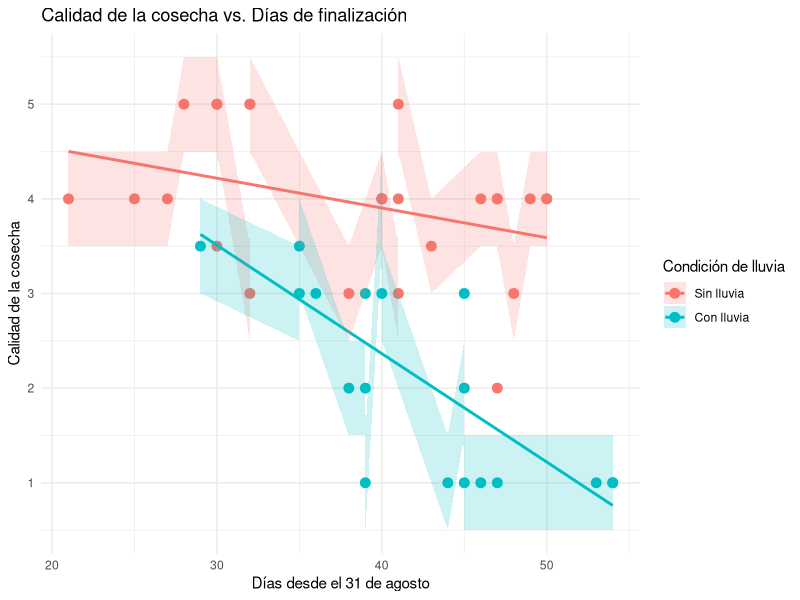
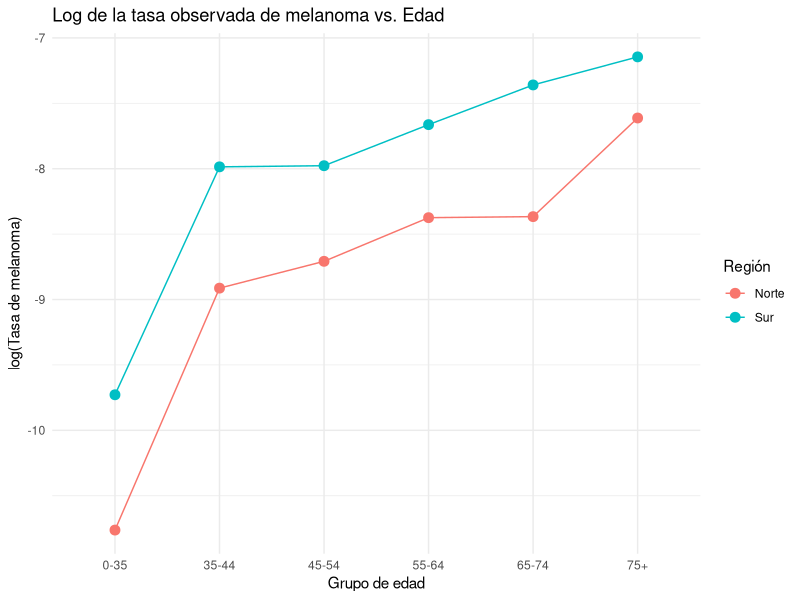
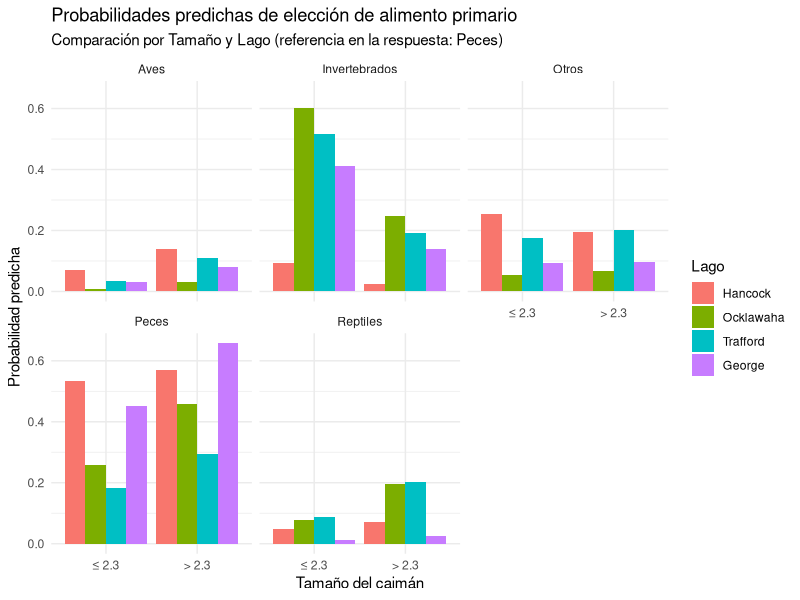
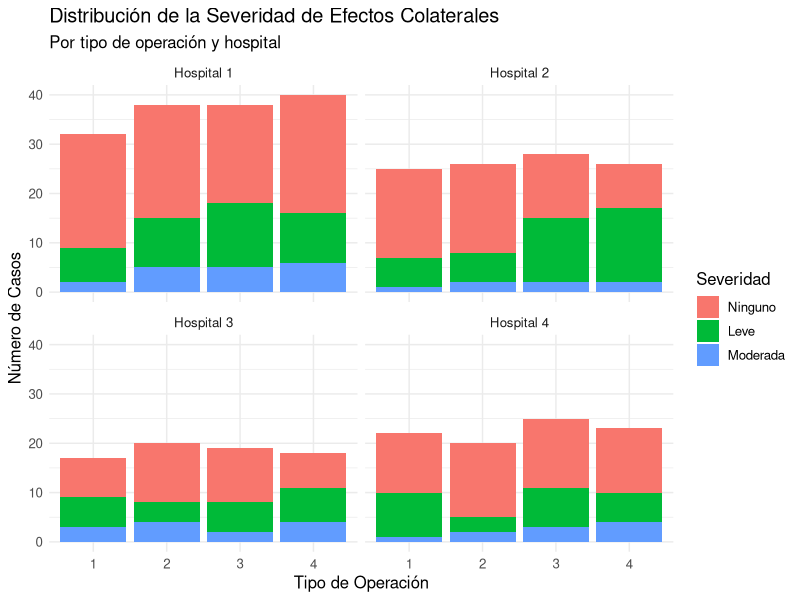

Here is the R script that generated these plots, in order:
## ---- chunk 1
library(ggplot2)
library(knitr)
library(broom)

# --- Definir los datos manualmente ---
datos <- data.frame(
  cosecha = c(1961:2004),
  calidad = c(5,4,1,3,1,4,3,2,2,4,3,1,2,1,4,3,2,4,3,1,3,5,3,1,4,4,1,4,4,5,3,1,3,3.5,4,5,4,3.5,3.5,5,3.5,4,5,4),
  dias = c(28,50,53,38,46,40,35,38,45,47,45,54,39,45,40,32,47,50,48,54,39,30,41,44,41,46,47,40,21,32,40,39,36,29,27,32,25,35,30,41,43,47,30,49),
  lluvia = c(0,0,1,0,1,0,1,1,1,0,1,1,1,1,1,0,0,0,0,1,1,0,0,1,0,0,1,0,0,0,1,1,1,1,0,0,0,1,0,0,0,0,0,0)
)

# Convertir la variable 'lluvia' en factor
datos$lluvia <- factor(datos$lluvia, levels = c(0,1), labels = c("Sin lluvia", "Con lluvia"))

# Parte (a): Presentar el gráfico de dispersión con área sombreada para la intersección y la línea de regresion para las dos condiciones,a si podemos identificar como se comportan los datos

ggplot(datos, aes(x = dias, y = calidad, color = lluvia, fill = lluvia)) +
  geom_point(size = 3) +
  geom_smooth(method = "lm", se = FALSE) +
  geom_ribbon(aes(ymin = calidad - 0.5, ymax = calidad + 0.5), alpha = 0.2, color = NA) +
  labs(title = "Calidad de la cosecha vs. Días de finalización",
       x = "Días desde el 31 de agosto",
       y = "Calidad de la cosecha",
       color = "Condición de lluvia",
       fill = "Condición de lluvia") +
  theme_minimal()


formulas <- data.frame(
  Condición = c("Sin lluvia", "Con lluvia"),
  Fórmula = c("$$y = \\beta_0 + \\beta_1 \\times dias$$", 
              "$$y = (\\beta_0 + \\beta_2) + (\\beta_1 + \\beta_3) \\times dias$$")
)
kable(formulas, escape = FALSE, caption = "Fórmulas de regresión para cada condición de lluvia")

# Parte (b): Ajuste del modelo con interacción ---


modelo <- lm(calidad ~ dias * lluvia, data = datos)
summary(modelo)

# Extraer coeficientes
coeficientes <- coef(modelo)
beta1 <- coeficientes["dias"]
beta3 <- coeficientes["dias:lluviaCon lluvia"]

# Calcular la pendiente para el grupo con lluvia
pendiente_lluvia <- beta1 + beta3

# Calcular el número de días para que la calidad disminuya en 1 unidad en presencia de lluvia
d_est <- -1 / pendiente_lluvia

# --- Cálculo del error estándar para el intervalo de confianza ---
vcov_mat <- vcov(modelo)
var_beta1 <- vcov_mat["dias", "dias"]
var_beta3 <- vcov_mat["dias:lluviaCon lluvia", "dias:lluviaCon lluvia"]
cov_beta1_beta3 <- vcov_mat["dias", "dias:lluviaCon lluvia"]

# Varianza de (beta1+beta3)
var_t <- var_beta1 + var_beta3 + 2 * cov_beta1_beta3
se_t <- sqrt(var_t)

# Método delta para calcular el error estándar de d = -1/t
se_d <- se_t / (pendiente_lluvia^2)

# Intervalo de confianza del 95%
z <- qnorm(0.975)
LI <- d_est - z * se_d
LS <- d_est + z * se_d

# Presentar resultados con knitr

resultado <- data.frame(
  Estimación = d_est,
  `Límite Inferior` = LI,
  `Límite Superior` = LS
)
kable(resultado, caption = "Intervalo de confianza para la disminución de 1 unidad en calidad con lluvia")

## ---- chunk 2
# hacer el test si el resultado es correcto, para ello calculamos las 2 estimaciones usando R, estimamos valores para Y1,Y2 y Y3
Y <- c(Y1 = 10, Y2 = 15, Y3 = 12)

# hagamos la matriz
X <- matrix(c(1, 0,   # Para Y1: theta + 0*phi
              2, -1,  # Para Y2: 2theta - phi
              1, 2),  # Para Y3: theta + 2phi
            nrow = 3, byrow = TRUE)

# Calculemos el estimador usando R
beta_hat <- solve(t(X) %*% X) %*% t(X) %*% Y

# calculemos las estimaciones de theta y de phi
theta_hat <- unname(beta_hat[1])
phi_hat   <- unname(beta_hat[2])

# comprobemos:
# Calculamos theta manualmente según la fórmula: theta=(Y1+2Y2+Y3)/6
theta_hat_manual <- (Y[1] + 2 * Y[2] + Y[3]) / 6
# Calculamos phi manualmente según la fórmula: (-Y2 + 2*Y3) / 5
phi_hat_manual <- (-Y[2] + 2 * Y[3]) / 5

# Crear una tabla de resultados:
resultados <- data.frame(
  Parámetro = c("θ", "φ"),
  Método = rep("Mínimos cuadrados", 2),
  `Est_R` = c(theta_hat, phi_hat),
  `Est_manual` = c(theta_hat_manual, phi_hat_manual)
)

# Asegurarse de que no existan nombres de fila
rownames(resultados) <- NULL

# Mostrar la tabla con knitr::kable
library(knitr)
kable(resultados, digits = 4, 
      caption = "Comparación de estimaciones de θ y φ")

## ---- chunk 3
# creamos los vectores para los datos
datos <- data.frame(
  Región = rep(c("Norte", "Sur"), each = 6),
  Edad = rep(c("0-35", "35-44", "45-54", "55-64", "65-74", "75+"), times = 2),
  Casos = c(61, 76, 98, 104, 63, 80,
            64, 75, 68, 63, 45, 27),
  Población = c(2880262, 564535, 592983, 450740, 270908, 161850,
                1074246, 220407, 198119, 134084, 70708, 34233)
)

# Hagamos el cálculo de tasa y logaritmo
datos$Tasa <- datos$Casos / datos$Población
datos$logTasa <- log(datos$Tasa)

# creamos el factor de edad para conservar el orden, 
datos$Edad <- factor(datos$Edad, levels = c("0-35", "35-44", "45-54", "55-64", "65-74", "75+"))

# creamos la gGrafica para el logTasa vs Edad diferenciados por colores

library(ggplot2)
ggplot(datos, aes(x = Edad, y = logTasa, group = Región, color = Región)) +
  geom_point(size = 3) +
  geom_line(aes(group = Región)) +
  labs(title = "Log de la tasa observada de melanoma vs. Edad",
       x = "Grupo de edad",
       y = "log(Tasa de melanoma)") +
  theme_minimal()

## ---- chunk 4
# llevamos la region al factor y aseguramos un orden con el Norte como referencia
datos$Región <- factor(datos$Región, levels = c("Norte", "Sur"))

# asjustemos el modelo de poisson con un offset(poblacion)
modelo <- glm(Casos ~ Región + Edad, 
              offset = log(Población), 
              family = poisson(link = "log"), 
              data = datos)
summary(modelo)

## ---- chunk 5
# Calculo de la rata de la desviación residual a los grados de libertad
dispersion <- sum(residuals(modelo, type = "pearson")^2) / modelo$df.residual
cat("Ratio de dispersión =", dispersion, "\n")
## ---- chunk 6
# vamos a usar VGAM, se necesita instalar el paquete en R-studio
library(VGAM)

# cramos los vectores para el análisis y configuramos las variables Lago y tamaño como factores, esto le indica a R que cuando lo use en un modelo la librería VGRAM con vglm() cree de forma automática variables dummy para cada uno de susu niveles, similar a un one-hot pero a diferencia dummy descarta una columna y de esta manera los coeficientes se interpretan en comparacion con ese nivel de referencia.

datos <- data.frame(
  Lago = rep(c("Hancock", "Ocklawaha", "Trafford", "George"), each = 2),
  Tamaño = rep(c("≤ 2.3", "> 2.3"), times = 4),
  Peces = c(23, 7, 5, 13, 5, 8, 16, 17),
  Invertebrados = c(4, 0, 11, 8, 11, 7, 19, 1),
  Reptiles = c(2, 1, 1, 6, 2, 6, 1, 0),
  Aves = c(2, 3, 0, 1, 1, 3, 2, 1),
  Otros = c(8, 5, 3, 0, 5, 5, 3, 3)
)

# Aseguremonos de reconfigurar el factor de Tamaño para que "≤ 2.3" sea el nivel de referencia como lo solicita el ejercicio
datos$Tamaño <- factor(datos$Tamaño, levels = c("≤ 2.3", "> 2.3"))

# A.
#Ajustamos el modelo utilizando VGAM vglm(), en la función multinomial() y fijamos la categoría de referencia para la respuesta solicitada y para ello usamos la primera columna cbind que corresponde a los Peces como se pide en el ejercicio.
# vamos a obtener los coeficientes para cada caegoria en función de las variables predictoras exceptuando a los Peces que es la referencia.

modelo <- vglm(cbind(Peces, Invertebrados, Reptiles, Aves, Otros) ~ Lago + Tamaño,
               family = multinomial(refLevel = 1),  # refLevel = 1 esto nos indica que "Peces" es la variable de referencia
               data = datos)

# Resumen del modelo creado
summary(modelo)

print('coeficientes del modelo')
str(coef(modelo))

# Extraer los coeficientes del modelo
coef_model <- coef(modelo)
# Ver la estructura para confirmar
str(coef_model)
# Los nombres tienen la forma "(Predictor):(Nivel)". 
# Por ejemplo: "(Intercept):1", "LagoHancock:1", "Tamaño≤ 2.3:1", etc.
coef_names <- names(coef_model)

# Dividir los nombres en dos partes utilizando ':' como separador
split_names <- strsplit(coef_names, split = ":")

# Extraer la primera parte (Predictor) y la segunda parte (Nivel de respuesta)
Predictor <- sapply(split_names, `[`, 1)
NivelRespuesta <- sapply(split_names, `[`, 2)

# Crear un data frame con la información extraída y los coeficientes
resultados <- data.frame(
  Predictor = Predictor,
  NivelRespuesta = NivelRespuesta,
  Estimate = coef_model,
  OR = exp(coef_model)
)

# Quitar nombres de fila para que no aparezcan etiquetas no deseadas
rownames(resultados) <- NULL

# Mostrar la tabla usando knitr::kable 
library(knitr)
kable(resultados, digits = 4, 
      caption = "Razones de chances (Odds Ratios) para cada categoría de alimento (referencia: Peces)")

## ---- chunk 7
# Verificamos el orden en el modelo

# hacemos una matriz de respuesta con cbind() para ver el orden
response_matrix <- cbind(Peces = datos$Peces, 
                           Invertebrados = datos$Invertebrados, 
                           Reptiles = datos$Reptiles, 
                           Aves = datos$Aves, 
                           Otros = datos$Otros)

# Extraemos los nombres de las columnas de la matriz de respuesta
response_names <- colnames(response_matrix)

# Imprimimimos los nombres para confirmar el orden
print(response_names)
## ---- chunk 8
# Creamos manualmente el data frame de nuevas combinaciones
newdata <- expand.grid(
  Tamaño = c("≤ 2.3", "> 2.3"),
  Lago = c("Hancock", "Ocklawaha", "Trafford", "George")
)

# Convertimos las variables a factor con el orden deseado
newdata$Tamaño <- factor(newdata$Tamaño, levels = c("≤ 2.3", "> 2.3"))
newdata$Lago   <- factor(newdata$Lago, levels = c("Hancock", "Ocklawaha", "Trafford", "George"))

# Comprobamos newdata
print(newdata)

# Vamos a usar newdata para hacer unas predecciones
pred <- predict(modelo, newdata = newdata, type = "response")

# La matriz 'pred' tiene 5 columnas correspondientes a las categorías de alimento
newdata$Peces <- pred[,1]
newdata$Invertebrados <- pred[,2]
newdata$Reptiles <- pred[,3]
newdata$Aves <- pred[,4]
newdata$Otros <- pred[,5]

# Convertimos a formato largo para graficar
library(tidyr)
newdata_long <- pivot_longer(newdata, 
                             cols = c("Peces", "Invertebrados", "Reptiles", "Aves", "Otros"),
                             names_to = "Alimento",
                             values_to = "Probabilidad")

# Ahora el Gráfico: Probabilidades predichas para cada categoría, comparando Tamaño y diferenciando por Lago
library(ggplot2)
ggplot(newdata_long, aes(x = Tamaño, y = Probabilidad, fill = Lago)) +
  geom_bar(stat = "identity", position = "dodge") +
  facet_wrap(~Alimento) +
  labs(title = "Probabilidades predichas de elección de alimento primario",
       subtitle = "Comparación por Tamaño y Lago (referencia en la respuesta: Peces)",
       x = "Tamaño del caimán",
       y = "Probabilidad predicha",
       fill = "Lago") +
  theme_minimal()

## ---- chunk 9
# Semilla para que sea reproducible
set.seed(123)

# Número de observaciones simuladas
n <- 100

# Simular x distribucion normal o cualquier otra
x <- rnorm(n, mean = 0, sd = 1)  # Si mean = 0, se cumple \bar{x}=0

# Parámetros verdaderos
beta0 <- 2
beta1 <- 3
sigma <- 1

# Simulamos los errores
epsilon <- rnorm(n, mean = 0, sd = sigma)

# Generarmos y
Y <- beta0 + beta1 * x + epsilon

# Calculamos las medias
x_bar <- mean(x)
Y_bar <- mean(Y)

# los estimadores de mínimos cuadrados
beta1_hat <- sum((x - x_bar) * (Y - Y_bar)) / sum((x - x_bar)^2)
beta0_hat <- Y_bar - beta1_hat * x_bar

cat("Estimación de beta0:", beta0_hat, "\n")
cat("Estimación de beta1:", beta1_hat, "\n")

# Calculamos la varianza de beta1_hat (la fórmula teórica)
var_beta1_hat <- sigma^2 / sum((x - x_bar)^2)
cat("Var(beta1_hat):", var_beta1_hat, "\n")

# Calculamos la covarianza entre beta0_hat y beta1_hat teóricamente
cov_beta0_beta1 <- -x_bar * var_beta1_hat
cat("Cov(beta0_hat, beta1_hat):", cov_beta0_beta1, "\n")

## ---- chunk 10
# Cargar librerías necesarias
library(tidyr)
library(ggplot2)
library(dplyr)

# Crear un data frame con los datos (cada fila corresponde a una combinación de Operación y Hospital)
# Los datos se han extraído de la tabla proporcionada:
datos <- data.frame(
  Operacion = rep(1:4, each = 4),
  Hospital = rep(c("Hospital 1", "Hospital 2", "Hospital 3", "Hospital 4"), times = 4),
  S1 = c(23, 18, 8, 12,   23, 18, 12, 15,    20, 13, 11, 14,    24, 9, 7, 13),
  S2 = c(7, 6, 6, 9,       10, 6, 4, 3,   13, 13, 6, 8,    10, 15, 7, 6),
  S3 = c(2, 1, 3, 1,       5, 2, 4, 2,      5, 2, 2, 3,     6, 2, 4, 4)
)

# Visualizar los datos originales
print(datos)

# Convertir el data frame a formato "largo" para poder graficar con ggplot2.
# Esto crea columnas "Severidad" y "Count"
datos_long <- pivot_longer(datos, 
                           cols = c("S1", "S2", "S3"), 
                           names_to = "Severidad", 
                           values_to = "Count")

# Convertir la variable Severidad a factor con etiquetas significativas
datos_long$Severidad <- factor(datos_long$Severidad, 
                               levels = c("S1", "S2", "S3"), 
                               labels = c("Ninguno", "Leve", "Moderada"))
datos_long$Operacion <- factor(datos_long$Operacion)

# Crear un gráfico de barras apiladas:
ggplot(datos_long, aes(x = Operacion, y = Count, fill = Severidad)) +
  geom_bar(stat = "identity", position = "stack") +
  facet_wrap(~ Hospital) +
  labs(title = "Distribución de la Severidad de Efectos Colaterales",
       subtitle = "Por tipo de operación y hospital",
       x = "Tipo de Operación",
       y = "Número de Casos",
       fill = "Severidad") +
  theme_minimal() +
  theme(text = element_text(size = 12))
## ---- chunk 11
# Datos agregados por operación
datos_agg <- data.frame(
  Operacion = factor(1:4),
  S1 = c(61, 68, 58, 53),
  S2 = c(28, 23, 40, 38),
  S3 = c(7, 13, 12, 16)
)
datos_agg
## ---- chunk 12
library(nnet)

# La respuesta se construye con cbind() a partir de los conteos de severidad.
Y <- as.matrix(datos_agg[, c("S1", "S2", "S3")])

# Fijamos la operación 4 como referencia
datos_agg$Operacion <- relevel(datos_agg$Operacion, ref = "4")

# Ajustamos el modelo multinomial
modelo_mult <- multinom(Y ~ Operacion, data = datos_agg)
summary(modelo_mult)

## ---- chunk 13
# Extraer y mostrar la matriz de coeficientes del modelo
coef_modelo <- summary(modelo_mult)$coefficients
print(coef_modelo)

# Para la operación 1, sumamos:
eta2_op1 <- coef_modelo["S2", "(Intercept)"] + coef_modelo["S2", "Operacion1"]
eta3_op1 <- coef_modelo["S3", "(Intercept)"] + coef_modelo["S3", "Operacion1"]

cat("Para la operación 1:\n")
cat("P(S=1|O=1) = 1 / (1 + exp(", round(eta2_op1, 4), ") + exp(", round(eta3_op1, 4), "))\n")
cat("P(S=2|O=1) = exp(", round(eta2_op1, 4), ") / (1 + exp(", round(eta2_op1, 4), ") + exp(", round(eta3_op1, 4), "))\n")
cat("P(S=3|O=1) = exp(", round(eta3_op1, 4), ") / (1 + exp(", round(eta2_op1, 4), ") + exp(", round(eta3_op1, 4), "))\n")

## ---- chunk 14
modelo_sum <- summary(modelo_mult)
print(modelo_sum)

## ---- chunk 15
library(reshape2)
coef_mult_long <- melt(modelo_sum$coefficients)
names(coef_mult_long) <- c("Severidad", "Operacion", "Estimate")
coef_mult_long$OR <- exp(coef_mult_long$Estimate)
library(knitr)
kable(coef_mult_long, digits = 4,
      caption = "Coeficientes y Razones de Chances (OR) del Modelo Multinomial")
